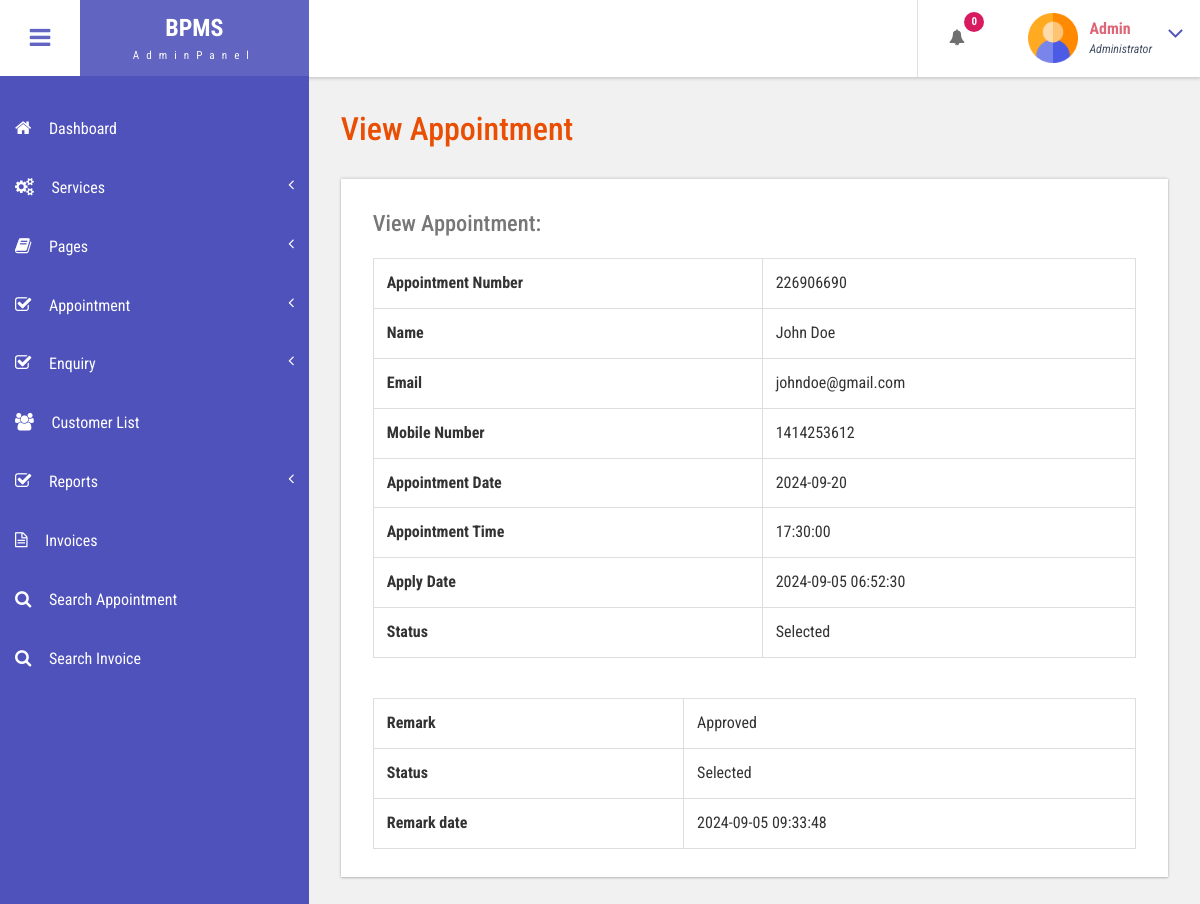
Page /admin/view-appointment.php?viewid=10 (signed in) on the committed database.
### tables this page shows
CREATE TABLE `tblbook` (
  `ID` int(10) NOT NULL,
  `UserID` int(10) DEFAULT NULL,
  `AptNumber` int(10) DEFAULT NULL,
  `AptDate` date DEFAULT NULL,
  `AptTime` time DEFAULT NULL,
  `Message` mediumtext DEFAULT NULL,
  `BookingDate` timestamp NULL DEFAULT current_timestamp(),
  `Remark` varchar(250) DEFAULT NULL,
  `Status` varchar(250) DEFAULT NULL,
  `RemarkDate` timestamp NULL DEFAULT NULL ON UPDATE current_timestamp()
);

CREATE TABLE `tbluser` (
  `ID` int(10) NOT NULL,
  `FirstName` varchar(120) DEFAULT NULL,
  `LastName` varchar(250) DEFAULT NULL,
  `MobileNumber` bigint(10) DEFAULT NULL,
  `Email` varchar(120) DEFAULT NULL,
  `Password` varchar(120) DEFAULT NULL,
  `RegDate` timestamp NULL DEFAULT current_timestamp()
);

### admin/view-appointment.php (the view, shortened to what this page needs)
<?php
include('includes/dbconnection.php');
    if (strlen($_SESSION['bpmsaid']==0)) {
  header('location:logout.php');
  } else{
  ?>
<!DOCTYPE HTML>
<html>
<head>
<link href="css/bootstrap.css" rel='stylesheet' type='text/css' />
<link href="css/style.css" rel='stylesheet' type='text/css' />
<link href="css/font-awesome.css" rel="stylesheet">
<link href="css/animate.css" rel="stylesheet" type="text/css" media="all">
<link href="css/custom.css" rel="stylesheet">
</head>
<body class="cbp-spmenu-push">
	<div class="main-content">
		 <?php include_once('includes/sidebar.php');?>
		 <?php include_once('includes/header.php');?>
		<div id="page-wrapper">
			<div class="main-page">
				<div class="tables">
					<h3 class="title1">View Appointment</h3>
					<div class="table-responsive bs-example widget-shadow">
						<h4>View Appointment:</h4>
						<?php
$cid=$_GET['viewid'];
$ret=mysqli_query($con,"select tbluser.FirstName,tbluser.LastName,tbluser.Email,tbluser.MobileNumber,tblbook.ID as bid,tblbook.AptNumber,tblbook.AptDate,tblbook.AptTime,tblbook.Message,tblbook.BookingDate,tblbook.Remark,tblbook.Status,tblbook.RemarkDate from tblbook join tbluser on tbluser.ID=tblbook.UserID where tblbook.ID='$cid'");
while ($row=mysqli_fetch_array($ret)) {
?>
						<table class="table table-bordered">
							<tr>
    <th>Appointment Number</th>
    <td><?php  echo $row['AptNumber'];?></td>
  </tr>
  <tr>
<th>Name</th>
    <td><?php  echo $row['FirstName'];?> <?php  echo $row['LastName'];?></td>
  </tr>
<tr>
    <th>Email</th>
    <td><?php  echo $row['Email'];?></td>
  </tr>
   <tr>
    <th>Mobile Number</th>
    <td><?php  echo $row['MobileNumber'];?></td>
  </tr>
   <tr>
    <th>Appointment Date</th>
    <td><?php  echo $row['AptDate'];?></td>
  </tr>
<tr>
    <th>Appointment Time</th>
    <td><?php  echo $row['AptTime'];?></td>
  </tr>
  <tr>
    <th>Apply Date</th>
    <td><?php  echo $row['BookingDate'];?></td>
  </tr>
<tr>
    <th>Status</th>
    <td> <?php
if($row['Status']=="Selected")
{
  echo "Selected";
}
     ;?></td>
  </tr>
						</table>
							<?php if($row['Status']==""){ ?>
<form name="submit" method="post" enctype="multipart/form-data">
<tr>
    <th>Remark :</th>
    <td>
    <textarea name="remark" placeholder="" rows="6" cols="14" class="form-control wd-450" required="true"></textarea></td>
   </tr>
  <tr>
    <th>Status :</th>
    <td>
   <select name="status" class="form-control wd-450" required="true" >
   	<option value="">Select</option>
     <option value="Selected">Approved</option>
     <option value="Rejected">Rejected</option>
   </select></td>
  </tr>
  <tr align="center">
    <td colspan="2"><button type="submit" name="submit" class="btn btn-primary">Submit</button></td>
  </tr>
  </form>
<?php } else { ?>
						<table class="table table-bordered">
							<tr>
    <th>Remark</th>
    <td><?php echo $row['Remark']; ?></td>
  </tr>
<tr>
    <th>Status</th>
    <td><?php echo $row['Status']; ?></td>
  </tr>
<tr>
<th>Remark date</th>
<td><?php echo $row['RemarkDate']; ?>  </td></tr>
						</table>
						<?php } ?>
						<?php } ?>
					</div>
				</div>
			</div>
		</div>
	</div>
</body>
</html>
<?php }  ?>

### admin/includes/header.php (shortened to what this page needs)
<div class="sticky-header header-section ">
      <div class="header-left">
        <button id="showLeftPush"><i class="fa fa-bars"></i></button>
        <div class="logo">
          <a href="index.html">
            <h1>BPMS</h1>
            <span>AdminPanel</span>
          </a>
        </div>
      </div>
      <div class="header-right">
        <div class="profile_details_left">
          <ul class="nofitications-dropdown">
            <?php
$ret1=mysqli_query($con,"select tbluser.FirstName,tbluser.LastName,tblbook.ID as bid,tblbook.AptNumber from tblbook join tbluser on tbluser.ID=tblbook.UserID where tblbook.Status is null");
$num=mysqli_num_rows($ret1);
?>
            <li class="dropdown head-dpdn">
              <a href="#" class="dropdown-toggle" data-toggle="dropdown" aria-expanded="false"><i class="fa fa-bell"></i><span class="badge blue"><?php echo $num;?></span></a>
            </li>
          </ul>
          <div class="clearfix"> </div>
        </div>
        <div class="profile_details">
        <?php
$adid=$_SESSION['bpmsaid'];
$ret=mysqli_query($con,"select AdminName from tbladmin where ID='$adid'");
$row=mysqli_fetch_array($ret);
$name=$row['AdminName'];
?>
          <ul>
            <li class="dropdown profile_details_drop">
              <a href="#" class="dropdown-toggle" data-toggle="dropdown" aria-expanded="false">
                <div class="profile_img">
                  <span class="prfil-img"><img src="images/admin.png" alt="" width="50" height="50"> </span>
                  <div class="user-name">
                    <p><?php echo $name; ?></p>
                    <span>Administrator</span>
                  </div>
                  <i class="fa fa-angle-down lnr"></i>
                  <div class="clearfix"></div>
                </div>
              </a>
            </li>
          </ul>
        </div>
      </div>
      <div class="clearfix"> </div>
    </div>

### admin/css/style.css (style rules this page uses)
h4, h5, h6, h1, h2, h3 { margin: 0; }
ul, ol { margin: 0; }
p { margin: 0; }
html, body { font-family: 'Roboto Condensed', sans-serif; font-size: 100%; overflow-x: hidden; background: #fff; }
body a { transition: 0.5s all ease; -webkit-transition: 0.5s all ease; -moz-transition: 0.5s all ease; -o-transition: 0.5s all ease; -ms-transition: 0.5s all ease; text-decoration:none; }
h1,h2,h3,h4,h5,h6 { margin:0; }
p { margin:0; }
ul,label { margin:0; padding:0; }
.main-content { position: relative; }
.sticky-header { position: fixed; top: 0; left:0px; width: 100%; z-index: 100; }
.header-section { background:#FFF; box-shadow: 1px 1px 4px rgba(0, 0, 0, 0.21); -webkit-box-shadow: 1px 1px 4px rgba(0, 0, 0, 0.21); -moz-box-shadow: 1px 1px 4px rgba(0, 0, 0, 0.21); -o-box-shadow: 1px 1px 4px rgba(0, 0, 0, 0.21); }
.header-section::after { clear: both; display: block; content: ''; }
.header-left { float: left; width: 45%; }
.header-right { float: right; }
button#showLeftPush { font-size: 1.5em; width: 80px; padding: 0.87em 0; text-align: center; cursor: pointer; float: left; color: #6F6F6F; -moz-transition: all 0.2s ease-out 0s; -webkit-transition: all 0.2s ease-out 0s; transition: all 0.2s ease-out 0s; border: none; background-color: #fff; outline:none; }
.cbp-spmenu-push { overflow-x: hidden; position: relative; }
.cbp-spmenu, .cbp-spmenu-push { -webkit-transition: all 0.3s ease; -moz-transition: all 0.3s ease; transition: all 0.3s ease; }
.cbp-spmenu-push div#page-wrapper { margin: 0 0 0 19.3em; transition:.5s all; -webkit-transition:.5s all; -moz-transition:.5s all; }
.fa { display: inline-block; font-family: FontAwesome; font-style: normal; font-weight: normal; line-height: 1; -webkit-font-smoothing: antialiased; -moz-osx-font-smoothing: grayscale; }
.logo { background: #6164C1; text-align: center; float: left; }
.logo a { padding: 0.9em 3.3em .7em; display: block; text-decoration: none; }
.logo a h1 { color: #fff; font-size: 1.5em; line-height: 1.2em; font-weight: 700; }
.logo a span { color: #F8F8F8; font-size: .7em; text-align: center; letter-spacing: 7px; }
.profile_details_left { float: left; }
li.dropdown.head-dpdn { display: inline-block; padding: 1.7em 0; border-left: 1px solid #E0E0E0; float: left; }
li.dropdown.head-dpdn a.dropdown-toggle { padding: 1.7em 2em; }
i.fa.fa-bell { color:#6F6F6F; }
.header-right span.badge { font-size: 11px; font-weight: bold; color: #FFF; background: #8BC34A; line-height: 15px; width: 20px; height: 20px; border-radius: 2em; -webkit-border-radius: 2em; -moz-border-radius: 2em; -o-border-radius: 2em; text-align: center; display: inline-block; position: absolute; top: 16%; padding: 2px 0 0; }
.header-right span.blue { background-color:#D81B60; }
.profile_details { float: right; }
.profile_details_drop a.dropdown-toggle { display:block; padding: 0.8em 3em 0 2em; }
.profile_img span.prfil-img { float:left; }
.user-name { float:left; margin-top:8px; margin-left:11px; height:35px; }
.profile_details ul li { list-style-type:none; position:relative; }
.profile_details li a i.fa.lnr { position: absolute; top: 34%; right: 8%; color: #4F52BA; font-size: 1.6em; }
.user-name p { font-size:1em; color:#DD6777; line-height:1em; font-weight:700; }
.user-name span { font-size: .75em; font-style: italic; color: #424f63; font-weight: normal; margin-top: .3em; }
.widget-shadow { background-color: #fff; box-shadow: 0 -1px 3px rgba(0,0,0,.12),0 1px 2px rgba(0,0,0,.24); -webkit-box-shadow: 0 -1px 3px rgba(0,0,0,.12),0 1px 2px rgba(0,0,0,.24); -moz-box-shadow: 0 -1px 3px rgba(0,0,0,.12),0 1px 2px rgba(0,0,0,.24); }
h3.title1 { font-size: 2em; color: #e94e02; margin-bottom: 0.8em; }
.table > thead > tr > th, .table > tbody > tr > th, .table > tfoot > tr > th, .table > thead > tr > td, .table > tbody > tr > td, .table > tfoot > tr > td { border-top: none; }
.tables h4 { font-size: 1.4em; margin-bottom: 1em; color: #777777; }
.tables .panel-body ,.tables .bs-example { padding: 2em 2em 0.5em; }
.tables .table > thead > tr > th, .tables .table > tbody > tr > th, .tables .table > tfoot > tr > th, .tables .table > thead > tr > td, .tables .table > tbody > tr > td, .tables .table > tfoot > tr > td { padding: 13px; border-top: 1px solid #E0E0E0; }
.bs-example { margin-top: 2em; }

### admin/css/custom.css (style rules this page uses)
#page-wrapper { padding:7em 2em 2.5em; background-color: #F1F1F1; }

### rows in the picture
tblbook: AptNumber "226906690", UserID.FirstName "John", UserID.LastName "Doe", UserID.Email "johndoe@gmail.com", UserID.MobileNumber "1414253612", AptDate "2024-09-20", AptTime "17:30:00", BookingDate "2024-09-05 06:52:30", shows "Selected", Remark "Approved", Status "Selected", RemarkDate "2024-09-05 09:33:48"

### other values in the picture
$num "0"
$name "Admin"
